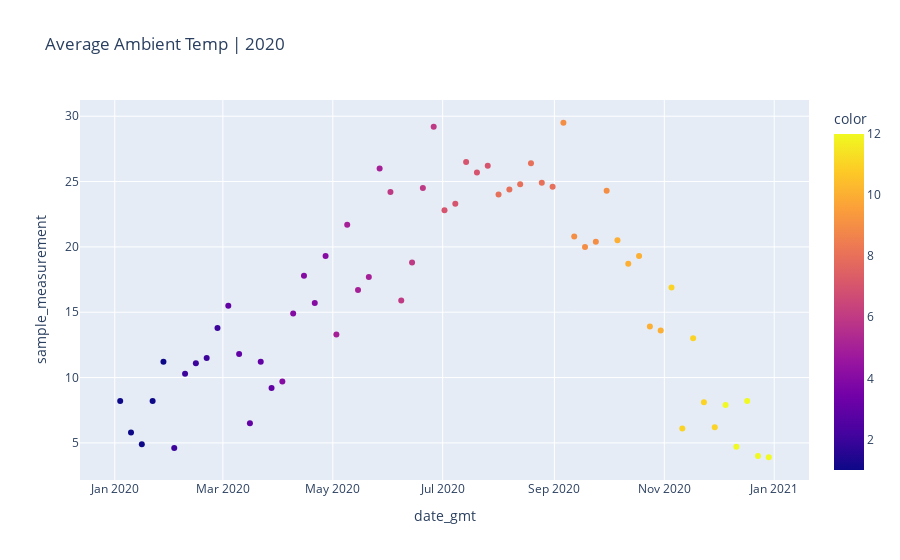
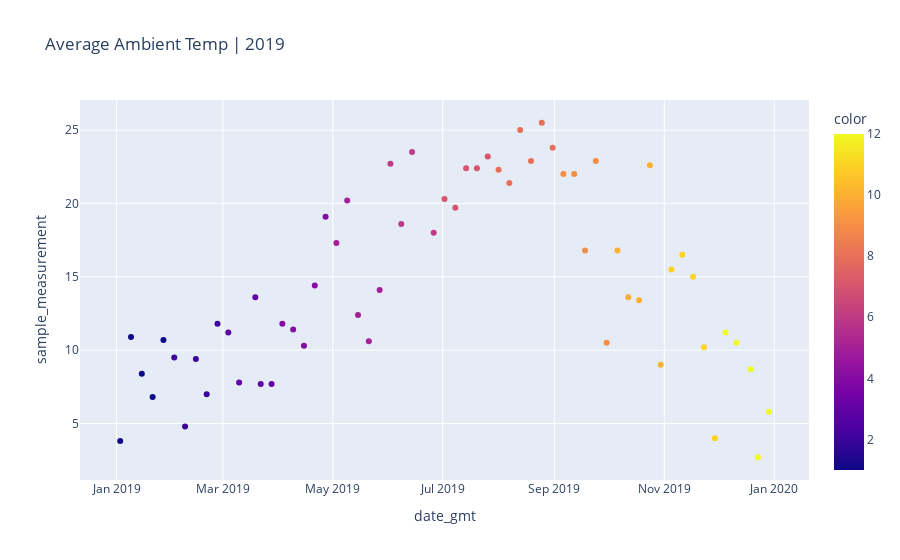

These figures' notebook cell, in order:
### Code cell
#TEMP
#2020
name0 = 'Average Ambient Temp'
response = requests.get(f'https://aqs.epa.gov/data/api/sampleData/bySite?email={email}&key={key}&param={aat}&bdate=20200101&edate=20201231&state={state}&county={county}&site={sitecode}')
js = response.json()
data1= pd.DataFrame(js['Data'])
print(data1.shape)

ds1 = data1.sort_values(['date_gmt', 'time_gmt'])
ds1['date_gmt'] = pd.to_datetime(ds1['date_gmt'])
# ds1.plot(x='date_gmt', y='sample_measurement')

print(ds1.date_gmt.groupby([ds1.date_gmt.dt.year, ds1.date_gmt.dt.month])
  .nunique()
  .rename_axis(['year', 'month'])
  .reset_index(name='unique days'))

fig1 = px.scatter(ds1, x="date_gmt", y="sample_measurement", title = 'Average Ambient Temp | 2020', color = ds1.date_gmt.dt.month)
fig1.show()

##########################################################################################################

#2019

response = requests.get(f'https://aqs.epa.gov/data/api/sampleData/bySite?email={email}&key={key}&param={aat}&bdate=20190101&edate=20191231&state={state}&county={county}&site={sitecode}')
js = response.json()
data2= pd.DataFrame(js['Data'])
print(data2.shape)

ds2 = data2.sort_values(['date_gmt', 'time_gmt'])
ds2['date_gmt'] = pd.to_datetime(ds2['date_gmt'])
# ds2.plot(x='date_gmt', y='sample_measurement')

print(ds2.date_gmt.groupby([ds2.date_gmt.dt.year, ds2.date_gmt.dt.month])
  .nunique()
  .rename_axis(['year', 'month'])
  .reset_index(name='unique days'))

fig2 = px.scatter(ds2, x="date_gmt", y="sample_measurement", title = 'Average Ambient Temp | 2019', color = ds2.date_gmt.dt.month)
fig2.show()

##########################################################################################################

fig, ax = plt.subplots(1, 2, figsize=(16,8), sharey=True)
fig.suptitle(f'{county_name} | Average Ambient Temp')
ax[0].plot(ds2['date_gmt'], ds2['sample_measurement'])
ax[0].set(title = '2019', ylabel = 'AAT')
ax[1].plot(ds1['date_gmt'], ds1['sample_measurement'])
ax[1].set(title = '2020', ylabel = 'AAT')

plt.show()

### Figure 1 — Plotly figure (JSON) as saved in the notebook; plotly's stock layout.template omitted (floating-point values rounded to 4 significant figures)
{"data": [{"hovertemplate": "date_gmt=%{x}<br>sample_measurement=%{y}<br>color=%{marker.color}<extra></extra>", "legendgroup": "", "marker": {"color": [1, 1, 1, 1, 1, 2, 2, 2, 2, 2, 3, 3, 3, 3, 3, 4, 4, 4, 4, 4, 5, 5, 5, 5, 5, 6, 6, 6, 6, 6, 7, 7, 7, 7, 7, 8, 8, 8, 8, 8, 8, 9, 9, 9, 9, 9, 10, 10, 10, 10, 10, 11, 11, 11, 11, 11, 12, 12, 12, 12, 12], "coloraxis": "coloraxis", "symbol": "circle"}, "mode": "markers", "name": "", "showlegend": false, "type": "scatter", "x": ["2020-01-04T00:00:00", "2020-01-10T00:00:00", "2020-01-16T00:00:00", "2020-01-22T00:00:00", "2020-01-28T00:00:00", "2020-02-03T00:00:00", "2020-02-09T00:00:00", "2020-02-15T00:00:00", "2020-02-21T00:00:00", "2020-02-27T00:00:00", "2020-03-04T00:00:00", "2020-03-10T00:00:00", "2020-03-16T00:00:00", "2020-03-22T00:00:00", "2020-03-28T00:00:00", "2020-04-03T00:00:00", "2020-04-09T00:00:00", "2020-04-15T00:00:00", "2020-04-21T00:00:00", "2020-04-27T00:00:00", "2020-05-03T00:00:00", "2020-05-09T00:00:00", "2020-05-15T00:00:00", "2020-05-21T00:00:00", "2020-05-27T00:00:00", "2020-06-02T00:00:00", "2020-06-08T00:00:00", "2020-06-14T00:00:00", "2020-06-20T00:00:00", "2020-06-26T00:00:00", "2020-07-02T00:00:00", "2020-07-08T00:00:00", "2020-07-14T00:00:00", "2020-07-20T00:00:00", "2020-07-26T00:00:00", "2020-08-01T00:00:00", "2020-08-07T00:00:00", "2020-08-13T00:00:00", "2020-08-19T00:00:00", "2020-08-25T00:00:00", "2020-08-31T00:00:00", "2020-09-06T00:00:00", "2020-09-12T00:00:00", "2020-09-18T00:00:00", "2020-09-24T00:00:00", "2020-09-30T00:00:00", "2020-10-06T00:00:00", "2020-10-12T00:00:00", "2020-10-18T00:00:00", "2020-10-24T00:00:00", "2020-10-30T00:00:00", "2020-11-05T00:00:00", "2020-11-11T00:00:00", "2020-11-17T00:00:00", "2020-11-23T00:00:00", "2020-11-29T00:00:00", "2020-12-05T00:00:00", "2020-12-11T00:00:00", "2020-12-17T00:00:00", "2020-12-23T00:00:00", "2020-12-29T00:00:00"], "xaxis": "x", "y": [8.2, 5.8, 4.9, 8.2, 11.2, 4.6, 10.3, 11.1, 11.5, 13.8, 15.5, 11.8, 6.5, 11.2, 9.2, 9.7, 14.9, 17.8, 15.7, 19.3, 13.3, 21.7, 16.7, 17.7, 26, 24.2, 15.9, 18.8, 24.5, 29.2, 22.8, 23.3, 26.5, 25.7, 26.2, 24, 24.4, 24.8, 26.4, 24.9, 24.6, 29.5, 20.8, 20, 20.4, 24.3, 20.5, 18.7, 19.3, 13.9, 13.6, 16.9, 6.1, 13, 8.1, 6.2, 7.9, 4.7, 8.2, 4, 3.9], "yaxis": "y"}], "layout": {"coloraxis": {"colorbar": {"title": {"text": "color"}}, "colorscale": [[0, "#0d0887"], [0.1111, "#46039f"], [0.2222, "#7201a8"], [0.3333, "#9c179e"], [0.4444, "#bd3786"], [0.5556, "#d8576b"], [0.6667, "#ed7953"], [0.7778, "#fb9f3a"], [0.8889, "#fdca26"], [1, "#f0f921"]]}, "legend": {"tracegroupgap": 0}, "title": {"text": "Average Ambient Temp | 2020"}, "xaxis": {"anchor": "y", "domain": [0, 1], "title": {"text": "date_gmt"}}, "yaxis": {"anchor": "x", "domain": [0, 1], "title": {"text": "sample_measurement"}}}}

### Figure 2 — Plotly figure (JSON) as saved in the notebook; plotly's stock layout.template omitted (floating-point values rounded to 4 significant figures)
{"data": [{"hovertemplate": "date_gmt=%{x}<br>sample_measurement=%{y}<br>color=%{marker.color}<extra></extra>", "legendgroup": "", "marker": {"color": [1, 1, 1, 1, 1, 2, 2, 2, 2, 2, 3, 3, 3, 3, 3, 3, 4, 4, 4, 4, 4, 5, 5, 5, 5, 5, 6, 6, 6, 6, 6, 7, 7, 7, 7, 7, 8, 8, 8, 8, 8, 8, 9, 9, 9, 9, 9, 10, 10, 10, 10, 10, 11, 11, 11, 11, 11, 12, 12, 12, 12, 12, 12], "coloraxis": "coloraxis", "symbol": "circle"}, "mode": "markers", "name": "", "showlegend": false, "type": "scatter", "x": ["2019-01-03T00:00:00", "2019-01-09T00:00:00", "2019-01-15T00:00:00", "2019-01-21T00:00:00", "2019-01-27T00:00:00", "2019-02-02T00:00:00", "2019-02-08T00:00:00", "2019-02-14T00:00:00", "2019-02-20T00:00:00", "2019-02-26T00:00:00", "2019-03-04T00:00:00", "2019-03-10T00:00:00", "2019-03-16T00:00:00", "2019-03-19T00:00:00", "2019-03-22T00:00:00", "2019-03-28T00:00:00", "2019-04-03T00:00:00", "2019-04-09T00:00:00", "2019-04-15T00:00:00", "2019-04-21T00:00:00", "2019-04-27T00:00:00", "2019-05-03T00:00:00", "2019-05-09T00:00:00", "2019-05-15T00:00:00", "2019-05-21T00:00:00", "2019-05-27T00:00:00", "2019-06-02T00:00:00", "2019-06-08T00:00:00", "2019-06-14T00:00:00", "2019-06-20T00:00:00", "2019-06-26T00:00:00", "2019-07-02T00:00:00", "2019-07-08T00:00:00", "2019-07-14T00:00:00", "2019-07-20T00:00:00", "2019-07-26T00:00:00", "2019-08-01T00:00:00", "2019-08-07T00:00:00", "2019-08-13T00:00:00", "2019-08-19T00:00:00", "2019-08-25T00:00:00", "2019-08-31T00:00:00", "2019-09-06T00:00:00", "2019-09-12T00:00:00", "2019-09-18T00:00:00", "2019-09-24T00:00:00", "2019-09-30T00:00:00", "2019-10-06T00:00:00", "2019-10-12T00:00:00", "2019-10-18T00:00:00", "2019-10-24T00:00:00", "2019-10-30T00:00:00", "2019-11-05T00:00:00", "2019-11-11T00:00:00", "2019-11-17T00:00:00", "2019-11-23T00:00:00", "2019-11-29T00:00:00", "2019-12-05T00:00:00", "2019-12-11T00:00:00", "2019-12-17T00:00:00", "2019-12-19T00:00:00", "2019-12-23T00:00:00", "2019-12-29T00:00:00"], "xaxis": "x", "y": [3.8, 10.9, 8.4, 6.8, 10.7, 9.5, 4.8, 9.4, 7, 11.8, 11.2, 7.8, null, 13.6, 7.7, 7.7, 11.8, 11.4, 10.3, 14.4, 19.1, 17.3, 20.2, 12.4, 10.6, 14.1, 22.7, 18.6, 23.5, null, 18, 20.3, 19.7, 22.4, 22.4, 23.2, 22.3, 21.4, 25, 22.9, 25.5, 23.8, 22, 22, 16.8, 22.9, 10.5, 16.8, 13.6, 13.4, 22.6, 9, 15.5, 16.5, 15, 10.2, 4, 11.2, 10.5, null, 8.7, 2.7, 5.8], "yaxis": "y"}], "layout": {"coloraxis": {"colorbar": {"title": {"text": "color"}}, "colorscale": [[0, "#0d0887"], [0.1111, "#46039f"], [0.2222, "#7201a8"], [0.3333, "#9c179e"], [0.4444, "#bd3786"], [0.5556, "#d8576b"], [0.6667, "#ed7953"], [0.7778, "#fb9f3a"], [0.8889, "#fdca26"], [1, "#f0f921"]]}, "legend": {"tracegroupgap": 0}, "title": {"text": "Average Ambient Temp | 2019"}, "xaxis": {"anchor": "y", "domain": [0, 1], "title": {"text": "date_gmt"}}, "yaxis": {"anchor": "x", "domain": [0, 1], "title": {"text": "sample_measurement"}}}}
